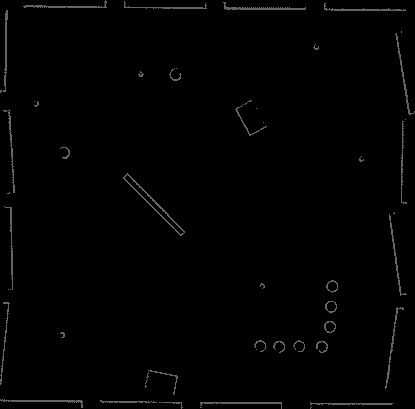
#> input picture im/map.png, 415 x 409 px
$ python path_planning_collection.py
#> lines starting #> are read from the running program, lines starting #| are printed output that depends on the picture; after the words box and inside, x2 and y2 are one past the last pixel; in counts of white or black regions, pixels touching at a corner belong together
### scripts/a_star.py
import cv2
import numpy as np
import os
import math
import heapq
import sys
import timeit

from scripts import plotting


class AStar:
    """AStar set the cost + heuristics as the priority
    """

    def __init__(self, grid_map, s_start, s_goal, heuristic_type, draw=False):
        self.s_start = s_start
        self.s_goal = s_goal
        self.heuristic_type = heuristic_type
        self.grid_map = grid_map
        self.move_set = [(-1, 0), (-1, 1), (0, 1), (1, 1),
                         (1, 0), (1, -1), (0, -1), (-1, -1)]  # feasible input set

        self.OPEN = []  # priority queue / OPEN set
        self.CLOSED = []  # CLOSED set / VISITED order
        self.PARENT = dict()  # recorded parent
        self.g = dict()  # cost to come # prediction

        # For debugging and visualization
        self.canvas = self.grid_map.copy()
        cv2.circle(self.canvas, s_goal, 3, 150)
        self.draw = draw

    # [7 lines left out: function show_im, not called in this run]

    def searching(self):
        """
        A_star Searching.
        :return: path, visited order
        """
        self.PARENT[self.s_start] = self.s_start
        self.g[self.s_start] = 0
        self.g[self.s_goal] = np.inf
        heapq.heappush(self.OPEN,
                       (self.f_value(self.s_start), self.s_start))
        while self.OPEN:
            _, s = heapq.heappop(self.OPEN)
            if self.draw:
                cv2.circle(self.canvas, s, 1, 150, -1)
                self.show_im(self.canvas, "canvas")
            self.CLOSED.append(s)

            if s == self.s_goal:  # stop condition
                break

            for s_n in self.get_neighbor(s):
                new_cost = self.g[s] + self.cost(s, s_n)

                if s_n not in self.g:
                    self.g[s_n] = np.inf

                if new_cost < self.g[s_n]:  # conditions for updating Cost
                    self.g[s_n] = new_cost
                    self.PARENT[s_n] = s
                    heapq.heappush(self.OPEN, (self.f_value(s_n), s_n))
        return self.extract_path(self.PARENT), self.CLOSED

    def get_neighbor(self, s):
        """
        find neighbors of state s that not in obstacles.
        :param s: state
        :return: neighbors
        """

        return [(s[0] + u[0], s[1] + u[1]) for u in self.move_set]

    def cost(self, s_start, s_goal):
        """
        Calculate Cost for this motion
        :param s_start: starting node
        :param s_goal: end node
        :return:  Cost for this motion
        :note: Cost function could be more complicate!
        """

        if self.is_collision(s_start, s_goal):
            return np.inf

        return math.hypot(s_goal[0] - s_start[0], s_goal[1] - s_start[1])

    def is_collision(self, s_start, s_end):
        """
        check if the line segment (s_start, s_end) is collision.
        :param s_start: start node
        :param s_end: end node
        :return: True: is collision / False: not collision
        """
        if self.grid_map[s_start[1], s_start[0]] > 0 or self.grid_map[s_end[1], s_end[0]] > 0:
            return True

        # Check if it is not a horizontal or vertical line
        if s_start[0] != s_end[0] and s_start[1] != s_end[1]:

            if s_end[0] - s_start[0] == s_start[1] - s_end[1]:
                s1 = (min(s_start[0], s_end[0]), min(s_start[1], s_end[1]))
                s2 = (max(s_start[0], s_end[0]), max(s_start[1], s_end[1]))
            else:
                s1 = (min(s_start[0], s_end[0]), max(s_start[1], s_end[1]))
                s2 = (max(s_start[0], s_end[0]), min(s_start[1], s_end[1]))
            # Check if any of the corners are solid, EXAMPLE:
            ###########
            # SS # S1 #
            ###########
            # S2 # SE #
            ###########
            if self.grid_map[s1[1], s1[0]] > 0 or self.grid_map[s2[1], s2[0]] > 0:
                return True
        return False

    def f_value(self, s):
        """
        f = g + h. (g: Cost to come, h: heuristic value)
        :param s: current state
        :return: f
        """

        return self.g[s] + self.heuristic(s)

    def extract_path(self, PARENT):
        """
        Extract the path based on the PARENT set.
        :return: The planning path
        """

        path = [self.s_goal]
        s = self.s_goal

        while True:
            s = PARENT[s]
            path.append(s)

            if s == self.s_start:
                break

        return list(path)

    def heuristic(self, s):
        """
        Calculate heuristic.
        :param s: current node (state)
        :return: heuristic function value
        """

        heuristic_type = self.heuristic_type  # heuristic type
        goal = self.s_goal  # goal node

        if heuristic_type == "manhattan":
            return abs(goal[0] - s[0]) + abs(goal[1] - s[1])
        else:
            return math.hypot(goal[0] - s[0], goal[1] - s[1])


# [41 lines left out: function main, not called in this run]

    # path, visited = astar.searching_repeated_astar(2.5)               # initial weight e = 2.5
    # plot.animation_ara_star(path, visited, "Repeated A*")


# [2 lines that do not run on import are left out]

### scripts/path_planning_collection.py
import numpy as np
import os

import cv2
import timeit

from scripts import plotting
from scripts.a_star import AStar
from scripts.dijkstra import Dijkstra


def plot_path(path, grid):
    path_x = [path[i][0] for i in range(len(path))]
    path_y = [path[i][1] for i in range(len(path))]
    for point in zip(path_x, path_y):
        cv2.circle(grid, point, 1, 200, -1)
    grid = cv2.resize(grid, (0, 0), fx=2, fy=2, interpolation=cv2.INTER_NEAREST)
    cv2.imshow("canvas", grid)
    if cv2.waitKey(0):
        pass


def show_im(self, im, name):
    im = cv2.resize(im, (0, 0), fx=2, fy=2, interpolation=cv2.INTER_NEAREST)
    cv2.imshow(name, im)
    key = cv2.waitKey(1)
    if key == ord('s'):
        pass


def dijkstra(map, start, goal, draw=False):
    dijkstra_pp = Dijkstra(map, start, goal, "euclidean", draw=draw)
    # plot = plotting.Plotting(inflated_map, start, goal)
    start_time = timeit.default_timer()
    path, visited = dijkstra_pp.searching()
    print("Dijkstra - solution found in:", timeit.default_timer() - start_time)
    plot_path(path, grid_map)
    # plot.animation(path, visited, "Dijkstra's")


def a_star(map, start, goal, draw=False):
    astar = AStar(map, start, goal, "euclidean", draw=draw)
    # plot = plotting.Plotting(inflated_map, start, goal)
    start_time = timeit.default_timer()
    path, visited = astar.searching()
    print("A* - solution found in:", timeit.default_timer() - start_time)
    plot_path(path, grid_map)
    # plot.animation(path, visited, "A*")  # animation


if __name__ == '__main__':
    # The map resolution [m/cell]
    res = 0.05
    robot_size = 1. / res  # pixels
    ROOT_DIR = os.path.dirname(os.path.abspath(__file__))
    im_path = ROOT_DIR + "/../im/map.png"
    # We load map and remove uncertainty
    grid_map = cv2.imread(im_path, cv2.IMREAD_GRAYSCALE)
#> grid_map is the input picture: shape (409, 415); min 0, max 101, mean 2.9
    grid_map[np.where(grid_map <= 1)] = 0.
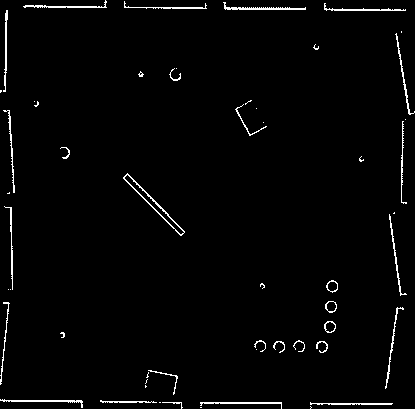
#> grid_map: shape (409, 415); values 0 (black) and 101 (white), 2% white in thin lines or dots
    grid_map[np.where(grid_map > 0)] = 255
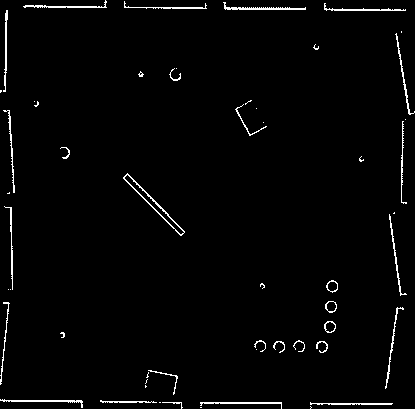
#> grid_map: shape (409, 415); 2% white in thin lines or dots

    # since the robot will be seen as one pixel we need to inflate all the pixels to compensate for the robot size:
    # 1. Find all solid pixels:
    indices = np.where(grid_map == 255)
#> indices = 3429 positions, rows 0 to 408, columns 0 to 414
    solid_pixels = zip(indices[1], indices[0])  # X,Y
    # 2. inflate using circles:
    inflated_map = grid_map.copy()
    for pixel in solid_pixels:
        inflated_map = cv2.circle(inflated_map, pixel, np.ceil(robot_size / 2).astype(int), 255, -1)
#> this loop made 3429 passes
#> pixel on passes 1 to 3: (105, 0), (105, 1), (106, 1)
#> pass 1, `inflated_map = cv2.circle(inflated_map, pixel, np.ceil(robot_size / 2)..`:
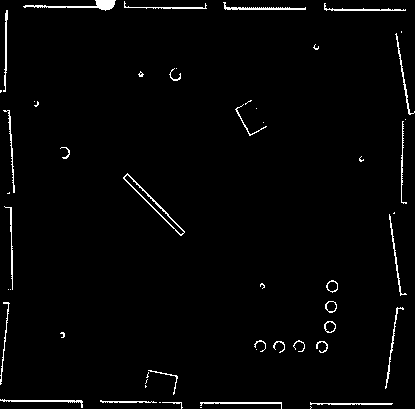
#> inflated_map: shape (409, 415); 2.1% white in thin lines or dots
#> after the loop:
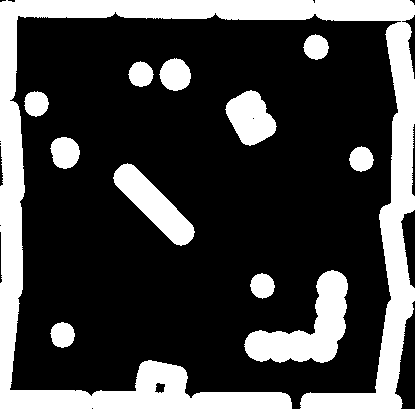
#> inflated_map: shape (409, 415); 26.1% white; 12 white regions, largest, box (x1, y1, x2, y2) and area: (0, 0, 415, 409) 31086, (244, 270, 348, 363) 4381, (113, 163, 195, 246) 2616
    # grid_map_resized = cv2.resize(grid_map_resized, (0, 0), fx=res, fy=res)
    scale = 1
    s_start = (int(300 * scale), int(300 * scale))
#> s_start = (300, 300)
    s_goal = (int(362 * scale), int(362 * scale))
#> s_goal = (362, 362)

    # Check if our points are impossible:
    if inflated_map[s_start[1], s_start[0]] > 0:
        print("Start point is a collion")
    if inflated_map[s_goal[1], s_goal[0]] > 0:
        print("End point is a collion")

    tmp = inflated_map.copy()

    tmp = cv2.circle(tmp, s_start, 3, 150, -1)
#> tmp: shape (409, 415); 0.02% of pixels changed, all inside (x1, y1, x2, y2) = (297, 297, 304, 304)
    tmp = cv2.circle(tmp, s_goal, 3, 150)
#> tmp: shape (409, 415); min 0, max 255, mean 66.7
    dijkstra(inflated_map, s_start, s_goal, False)
#> (the call stopped at in dijkstra, `dijkstra_pp = Dijkstra(map, start, goal, "euclidean", draw=draw)`: scripts is not available in this run)
    a_star(inflated_map, s_start, s_goal, False)
#> in __init__, `self.s_start = s_start`: self.s_start = (300, 300)
#> in __init__, `self.s_goal = s_goal`: self.s_goal = (362, 362)
#> in __init__, `cv2.circle(self.canvas, s_goal, 3, 150)`: self.canvas: shape (409, 415); 0.01% of pixels changed, all inside (x1, y1, x2, y2) = (359, 359, 366, 366)
#> the loop in searching, `while self.OPEN:` made 6832 passes
#> s on passes 18 to 20: (300, 301), (301, 300), (301, 302)
#> the loop in plot_path, `for point in zip(path_x, path_y):` made 139 passes
#> point on passes 1 to 12: (362, 362), (362, 361), (362, 360), (362, 359), (362, 358), (362, 357), (362, 356), (362, 355), (362, 354), (362, 353), (362, 352), (362, 351)
#> in plot_path, `grid = cv2.resize(grid, (0, 0), fx=2, fy=2, interpolation=cv2.INTER_NE..`:
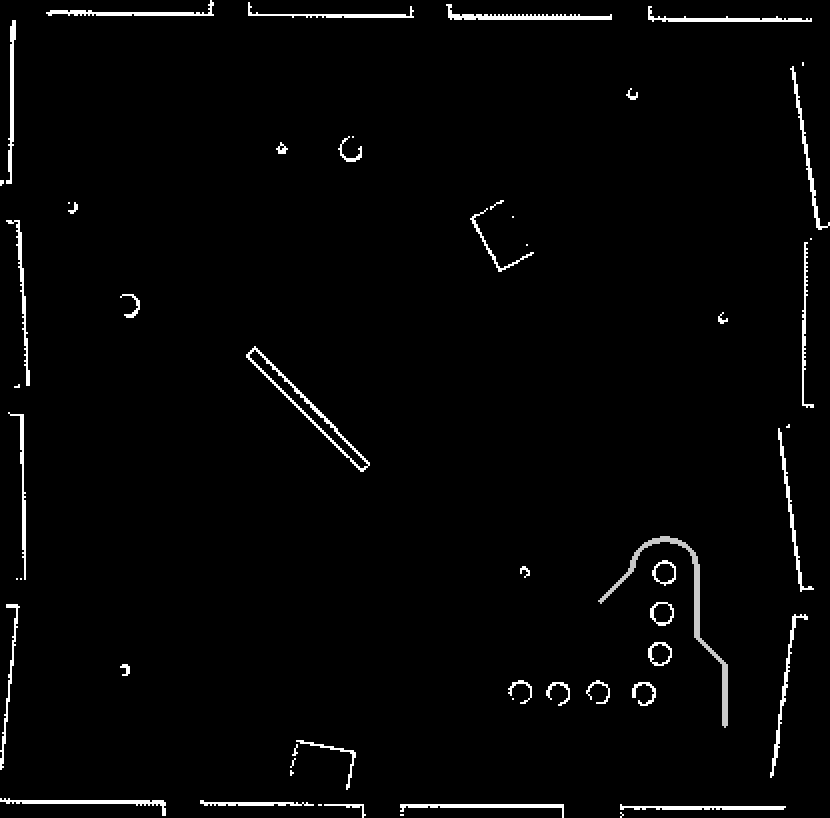
#> grid: shape (818, 830); min 0, max 255, mean 5.6
#> (key Esc is pressed here)
